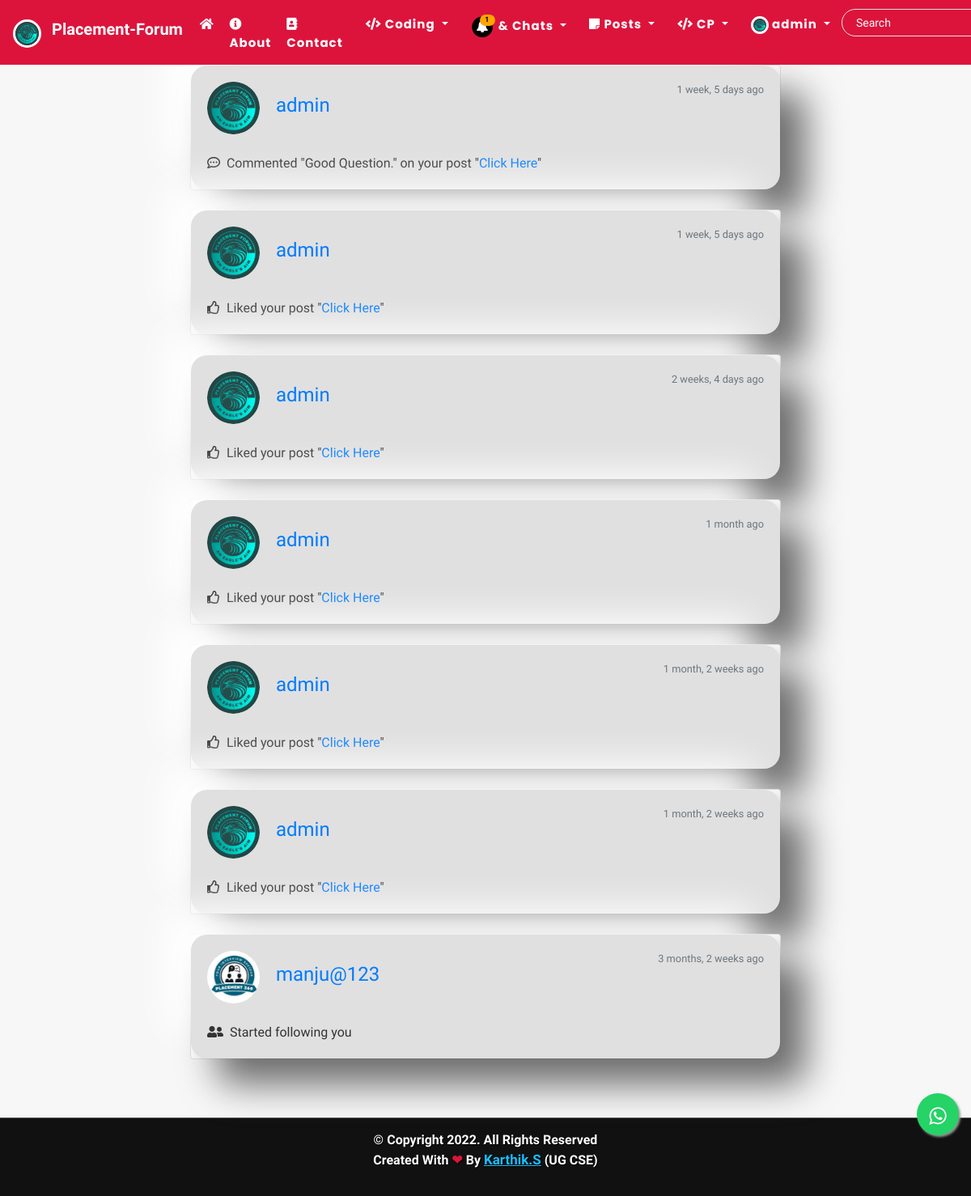
The app's page /notifications/ (signed in) with its own data.
### users/models.py (models this page shows, shortened)
class Profile(models.Model):
    user = models.OneToOneField(User, on_delete=models.CASCADE)
    is_online = models.BooleanField(default=False)
    following = models.ManyToManyField(User, related_name="following", blank=True)
    friends = models.ManyToManyField(User, related_name='my_friends', blank=True)
    bio = models.CharField(default="",blank=True,null=True,max_length=350)
    date_of_birth = models.CharField(blank=True,max_length=150)
    updated = models.DateTimeField(auto_now=True)
    created = models.DateTimeField(auto_now_add=True)
    image = models.ImageField(default='default.jpg', upload_to='profile_pics',blank=True, null=True)

### notification/models.py (models this page shows, shortened)
class Notification(models.Model):
    NOTIFICATION_TYPES = ((1,'Like'),(2,'Follow'),(3,'Comment'),(4,'Reply'),(5,'Like-Comment'),(6,'Like-Reply'))
    post = models.ForeignKey('blog.Post', on_delete=models.CASCADE, related_name='notify_post', blank=True, null=True)
    sender = models.ForeignKey(User, on_delete=models.CASCADE, related_name='notify_from_user')
    user = models.ForeignKey(User, on_delete=models.CASCADE, related_name='notify_to_user')
    notification_type = models.IntegerField(choices=NOTIFICATION_TYPES)
    text_preview = models.CharField(max_length=120, blank=True)
    date = models.DateTimeField(auto_now_add=True)
    is_seen = models.BooleanField(default=False)

### notification/views.py (the view)
# urls.py: path('', ShowNotifications, name='show-notifications'),
@login_required
def ShowNotifications(request):
    user = request.user
    notifications = Notification.objects.filter(user=user).order_by('-date')
    context = {
        'notifications':notifications,
    }
    return render(request, 'blog/notifications.html', context)

### blog/templates/blog/notifications.html (shortened to what this page needs)
{% extends "blog/base.html" %}
{% load humanize %}
{% block content %}
<div class="col-md-8 m-auto">
{% for notification in notifications %}
    <div class="card">
        <div class="card-body" style=' border-radius: 20px;
        background: #e0e0e0;
        box-shadow:  32px 32px 46px #6c6c6c,
                     -32px -32px 46px #ffffff;'>
            <img class="rounded-circle article-img" src="{{notification.sender.profile.image.url}}" alt="image">
            <span class="card-title h4"><a href="{% url 'profile-detail-view' notification.sender.id %}" >{{notification.sender}}</a></span>
            <span class="text-muted float-right small">{{notification.date|naturaltime}}</span>
            <br><br>
            {% if notification.notification_type == 1 %}
                <p class="card-text"><i class="far fa-thumbs-up"></i>&nbsp;&nbsp;Liked your post "<a href="{% url 'post-detail' notification.post.id %}" >Click Here</a>"</p>
            {% elif notification.notification_type == 2 %}
                <p class="card-text"><i class="fas fa-user-friends"></i>&nbsp;&nbsp;Started following you</p>
            {% elif notification.notification_type == 3 %}
                <p class="card-text"><i class="far fa-comment-dots"></i>&nbsp;&nbsp;Commented "{{notification.text_preview}}" on your post "<a href="{% url 'post-detail' notification.post.id %}" >Click Here</a>"</p>
            {% elif notification.notification_type == 4 %}
                <p class="card-text"><i class="fas fa-reply"></i>&nbsp;&nbsp;Replied "{{notification.text_preview}}" to a comment on your post "<a href="{% url 'post-detail' notification.post.id %}" >Click Here</a>"</p>
            {% endif %}
        </div>
    </div>
    <br>
{% endfor %}
<br><br>
</div>
{% endblock %}

### blog/templates/blog/navbar.html (shortened to what this page needs)
{% load static %}
<nav class="navbar navbar-expand-lg navbar-dark bg-steel fixed-top" style="background-color:crimson">
  <a class="navbar-brand" href="#">
    <img src="/static/blog/images/main-logo.PNG" alt="" width="35" height="35" style="border-radius:10rem;border:3px solid white" class="d-inline-block align-text-top">
    <span style="margin-left:0.5rem;color:white;font-weight:bolder;margin-top:1.2rem" style=""> Placement-Forum </span>
  </a>
  <div class="collapse navbar-collapse" id="navbarSupportedContent">
    <ul class="navbar-nav ml-auto">
      {% if user.is_authenticated %}
      <a class="nav-item nav-link" href="{% url 'blog-home' %}" style="color:white;font-weight:bolder;margin-top:0.2rem;margin-left:-0.2rem"><i class="fas fa-home"></i> </a>
      <a class="nav-item nav-link" href="{% url 'blog-about' %}" style="color:white;font-weight:bolder;margin-top:0.2rem;margin-left:-0.2rem"><i class="fas fa-info-circle"></i> About</a>
      <a class="nav-item nav-link" href="{% url 'blog-contact' %}" style="color:white;font-weight:bolder;margin-top:0.2rem;margin-left:-0.2rem"><i class="fas fa-address-book"></i> Contact</a>
      {% endif %}
      <div class="navbar-nav mr-auto">
        {% if user.is_authenticated %}
         <div class="dropdown" >
          <a class="dropdown-toggle nav-link" href="#" role="button" id="dropdownMenuLink1" style="color:white;font-weight:bolder;margin-top:0.2rem" data-toggle="dropdown" aria-haspopup="true" aria-expanded="false">
            <i class="fas fa-code"></i> Coding
          </a>
        </div>
        {% endif %}
        {% if user.is_authenticated %}
        <div class="dropdown" >
          <a class="dropdown-toggle nav-link" href="#" role="button" id="dropdownMenuLink1" style="color:white;font-weight:bolder;margin-top:0.1rem" data-toggle="dropdown" aria-haspopup="true" aria-expanded="false" style="color:white">
            <span class="fa-stack" data-count="1" style='color:black' >
              <i class="fa fa-circle fa-stack-2x"></i>
              <i class="fa fa-bell fa-stack-1x fa-inverse"></i>
            </span> & Chats
          </a>
        </div>
        <div class="dropdown">
          <a class="dropdown-toggle nav-link" href="#" role="button" id="dropdownMenuLink1" data-toggle="dropdown" aria-haspopup="true" aria-expanded="false" style="color:white;font-weight:bolder;margin-top:0.2rem">
            <i class="fas fa-sticky-note"></i> Posts
          </a>
        </div>
        <div class="dropdown">
          <a class="dropdown-toggle nav-link" href="#" role="button" id="dropdownMenuLink1" data-toggle="dropdown" aria-haspopup="true" aria-expanded="false" style="color:white;font-weight:bolder;margin-top:0.2rem">
            <i class="fas fa-code"></i> CP
          </a>
        </div>
        {% endif %}
        {% if user.is_authenticated %}
          <div class="dropdown">
            <a class="dropdown-toggle nav-link" href="#" role="button" id="dropdownMenuLink2" data-toggle="dropdown" aria-haspopup="true" aria-expanded="false" style="color:white;font-weight:bolder;margin-top:0.2rem">
              <img class="rounded-circle" style="height: 22px; width:22px;border:3px solid white" src="{{user.profile.image.url}}" alt="">&nbsp;{{user|truncatechars:"10"}}
            </a>
          </div>
        {% endif %}
      </div>
      {% if user.is_authenticated %}
      <div id="searchbar" style='margin-top:0.2rem'>
        <form method="GET" action="/search">
          <input required name="query" id="search" type="text" placeholder="Search" >
        </form>
      </div>
    </div>
    {% endif %}
</nav>

### blog/static/blog/main.css (style rules this page uses)
body { background: #f7f7f7; color: #333333; margin-top: 5rem; scroll-behavior: smooth; }
ul { margin: 0; }
.bg-steel { background: crimson; }
.site-header .navbar-nav .nav-link { color: #ffffff; font-family: 'Poppins'; font-weight: 100; margin: 0px 6px; font-size: 15px; letter-spacing: 1px; }
.article-img { height: 65px; width: 65px; margin-right: 16px; }
#searchbar form { width: auto; display: flex; flex-direction: row; border-radius: 50px; padding: 3px 15px; background-color: transparent; border: 1px solid #e4e4e4; margin-right: 10px; }
#searchbar form input::placeholder { color: #fff; font-size: 14px; }
#searchbar form input { border: none; outline: none; color: #fff; font-size: 15px; flex: 1; background-color: transparent; }

### blog/templates/blog/base.html (style rules this page uses)
* { font-family: 'IBM Plex Sans Hebrew', sans-serif; }

### blog/templates/blog/navbar.html (style rules this page uses)
.fa-stack[data-count]:after { position:absolute; right:0%; top:1%; content: attr(data-count); font-size:60%; padding:.7em; border-radius:999px; line-height:.2em; color: black; background:orange; text-align:center; min-width:2em; font-weight:bold; }

### records on screen
Notification: sender.profile.image (picture), sender "admin", date "1 week, 5 days ago", text_preview "Good Question."
Notification: sender.profile.image (picture), sender "admin", date "1 week, 5 days ago", notification_type 1 (drawn)
Notification: sender.profile.image (picture), sender "admin", date "2 weeks, 4 days ago", notification_type 1 (drawn)
Notification: sender.profile.image (picture), sender "admin", date "1 month ago", notification_type 1 (drawn)
Notification: sender.profile.image (picture), sender "admin", date "1 month, 2 weeks ago", notification_type 1 (drawn)
Notification: sender.profile.image (picture), sender "admin", date "1 month, 2 weeks ago", notification_type 1 (drawn)
Notification: sender.profile.image (picture), sender "manju@123", date "3 months, 2 weeks ago", notification_type 2 (drawn)

### other values on screen
{{ user|truncatechars:"10" }} "admin"
